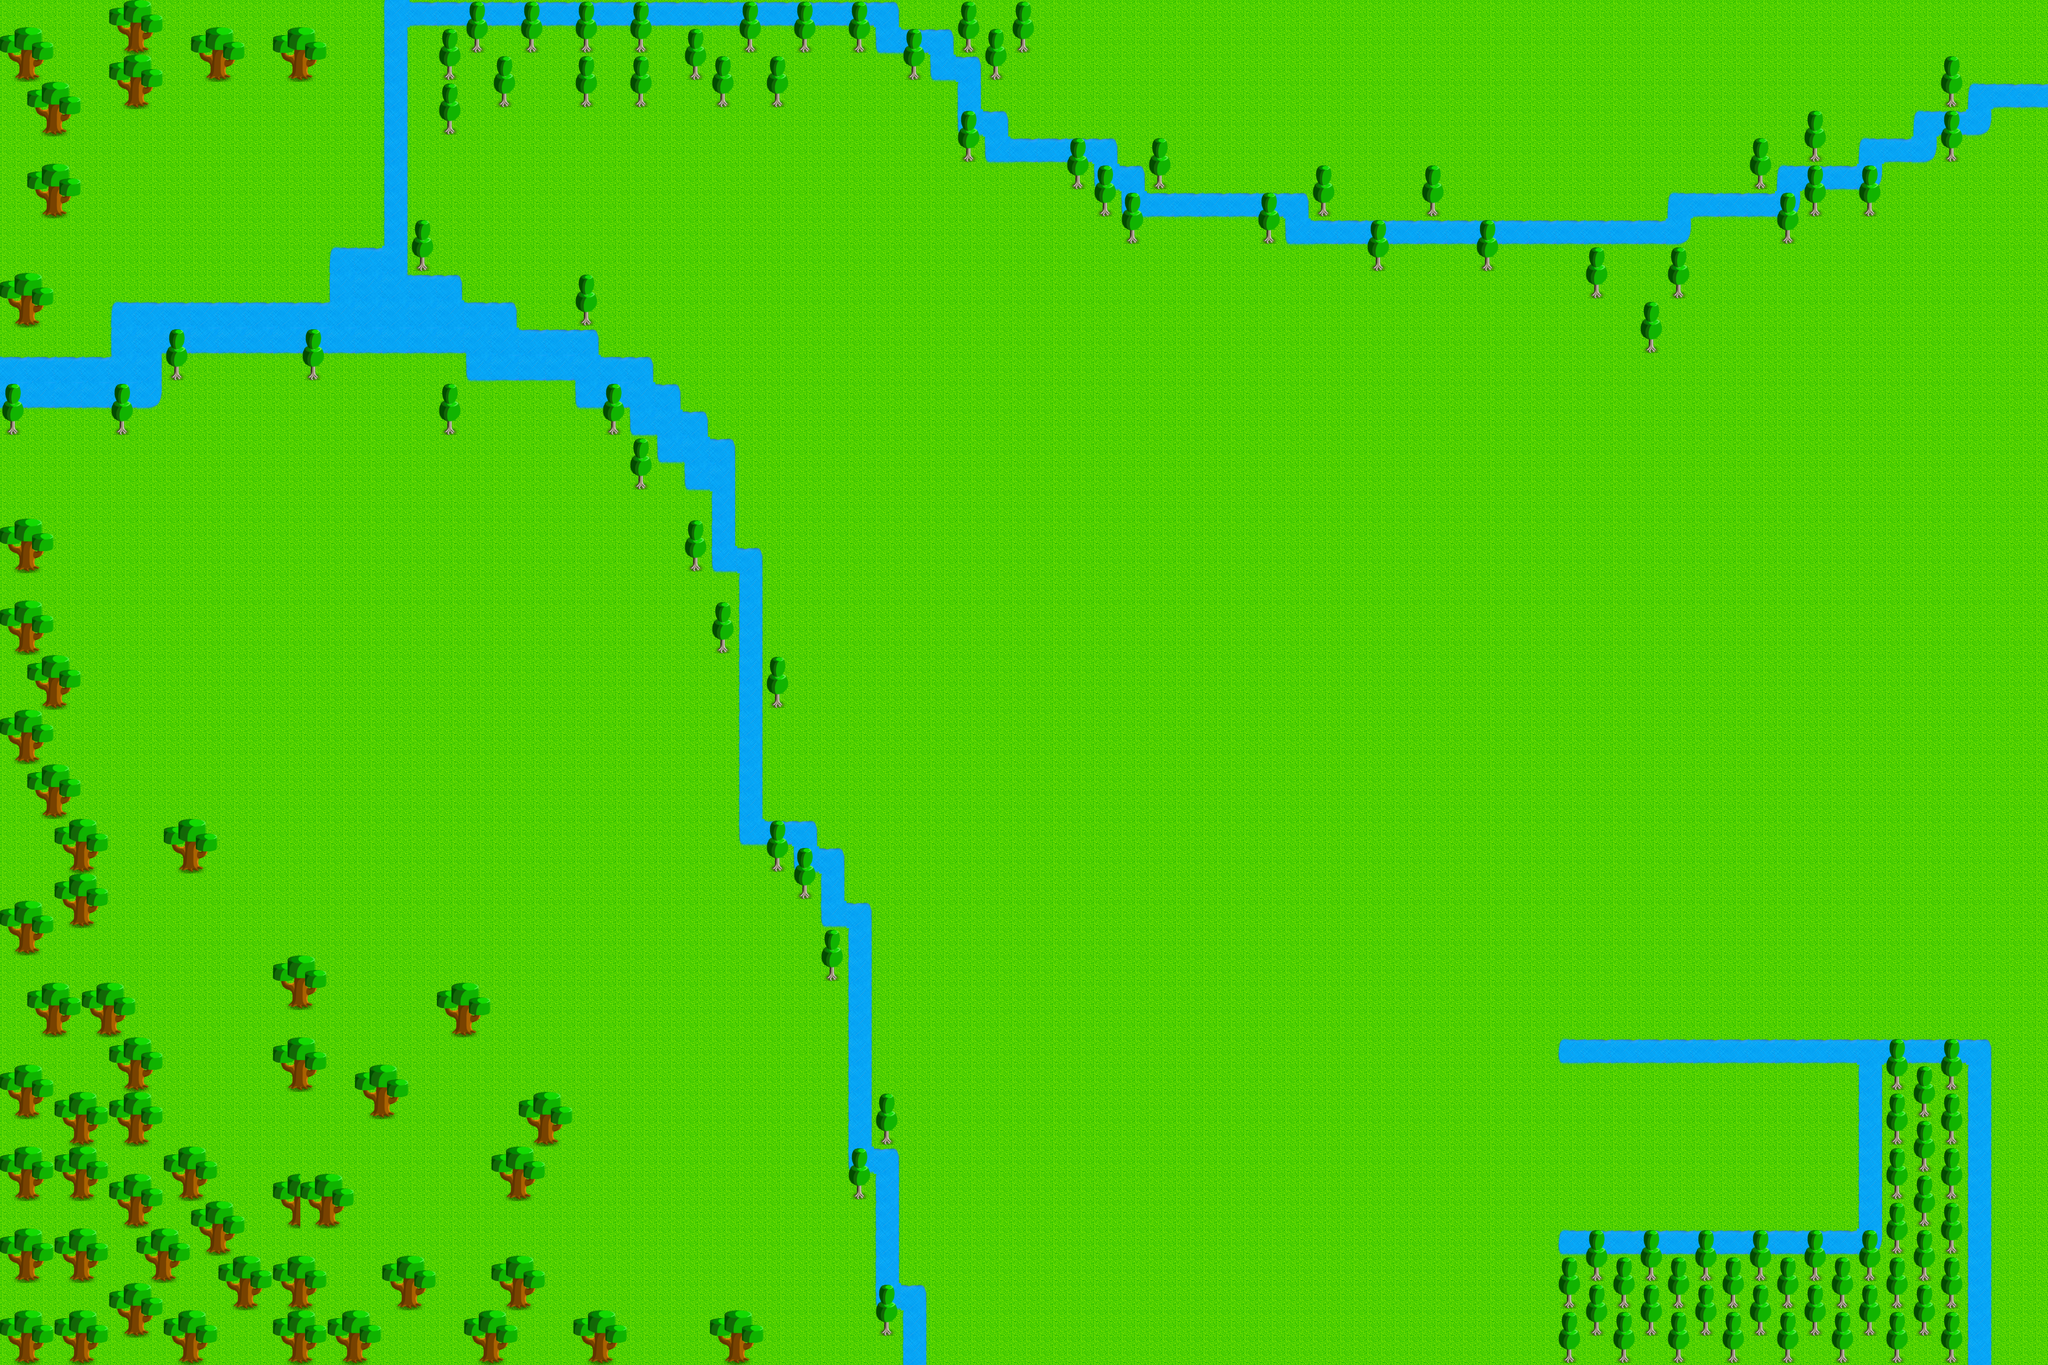

A 2D game scene composited from a Tiled map and its tileset images. What follows is a short description and the map's XML, with each tile layer's data collapsed to a summary:
An orthogonal 75x50 tile map with 64x64 px tiles, 2 tile layers (Tile Layer 1, Tile Layer 2).

<map version="1.0" orientation="orthogonal" width="75" height="50" tilewidth="64" tileheight="64">
 <tileset firstgid="1" name="tilesheet" tilewidth="64" tileheight="64">
  <image source="../../img/Tiles/tilesheet.png" width="256" height="512" />
 </tileset>
 <layer name="Tile Layer 1" width="75" height="50">
  <data>[3750 cells, 3750 non-empty, 17 distinct tile ids]</data>
 </layer>
 <layer name="Tile Layer 2" width="75" height="50">
  <data>[3750 cells, 402 non-empty, 6 distinct tile ids]</data>
 </layer>
</map>
